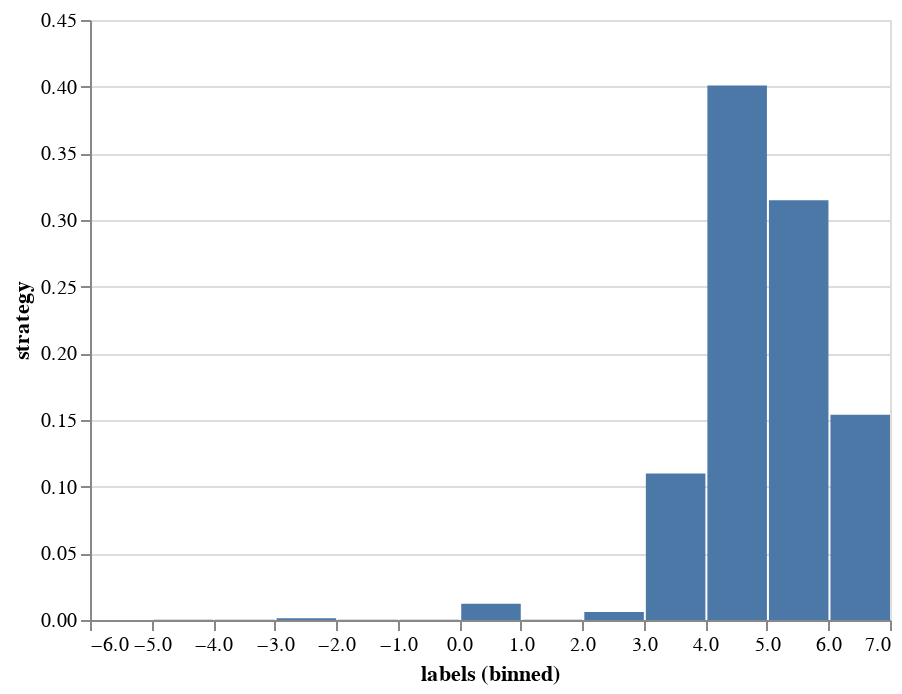

The cell this chart's notebook holds for it:
### Code cell
import altair as alt

labels, counts = np.unique(strategies_choosen_np, return_counts=True)
print(counts)
print(sum(np.divide(counts, len(strategies_choosen_np))))
data = pd.DataFrame({'strategy':np.divide(counts, len(strategies_choosen_np)),'labels':labels,  'color':['#27AE60' for c in range(len(counts))]})
 
bar = alt.Chart(data).transform_joinaggregate(
    total='count(*)'
).transform_calculate(
    pct='1 / datum.total'
).mark_bar(
    cornerRadiusTopLeft=3,
    cornerRadiusTopRight=3
).encode(
    alt.X("strategy:Q", bin=alt.Bin(extent=[-6, 7], step=1)),
    #alt.X('strategy:Q'),
    alt.Y('sum(pct):Q', axis=alt.Axis(format='%'))
)

tt = alt.Chart(data).mark_bar().encode(
    alt.X("labels:Q", bin=alt.Bin(extent=[-6, 7], step=1)),
    y='strategy:Q',
)
tt

### Figure 1 — Vega-Lite specification as saved in the notebook (floating-point values rounded to 4 significant figures)
{"config": {"view": {"continuousWidth": 400, "continuousHeight": 300}}, "data": {"name": "data-b30ec0f3bc6f03b2667f573af848a734"}, "mark": "bar", "encoding": {"x": {"type": "quantitative", "bin": {"extent": [-6, 7], "step": 1}, "field": "labels"}, "y": {"type": "quantitative", "field": "strategy"}}, "$schema": "https://vega.github.io/schema/vega-lite/v4.8.1.json", "datasets": {"data-b30ec0f3bc6f03b2667f573af848a734": [{"strategy": 0.00024, "labels": -5, "color": "#27AE60"}, {"strategy": 9.98e-05, "labels": -4, "color": "#27AE60"}, {"strategy": 0.001354, "labels": -3, "color": "#27AE60"}, {"strategy": 9.8e-05, "labels": -2, "color": "#27AE60"}, {"strategy": 0.000159, "labels": -1, "color": "#27AE60"}, {"strategy": 0.01222, "labels": 0, "color": "#27AE60"}, {"strategy": 0.0002142, "labels": 1, "color": "#27AE60"}, {"strategy": 0.006067, "labels": 2, "color": "#27AE60"}, {"strategy": 0.1099, "labels": 3, "color": "#27AE60"}, {"strategy": 0.4009, "labels": 4, "color": "#27AE60"}, {"strategy": 0.3148, "labels": 5, "color": "#27AE60"}, {"strategy": 0.1539, "labels": 6, "color": "#27AE60"}]}}
